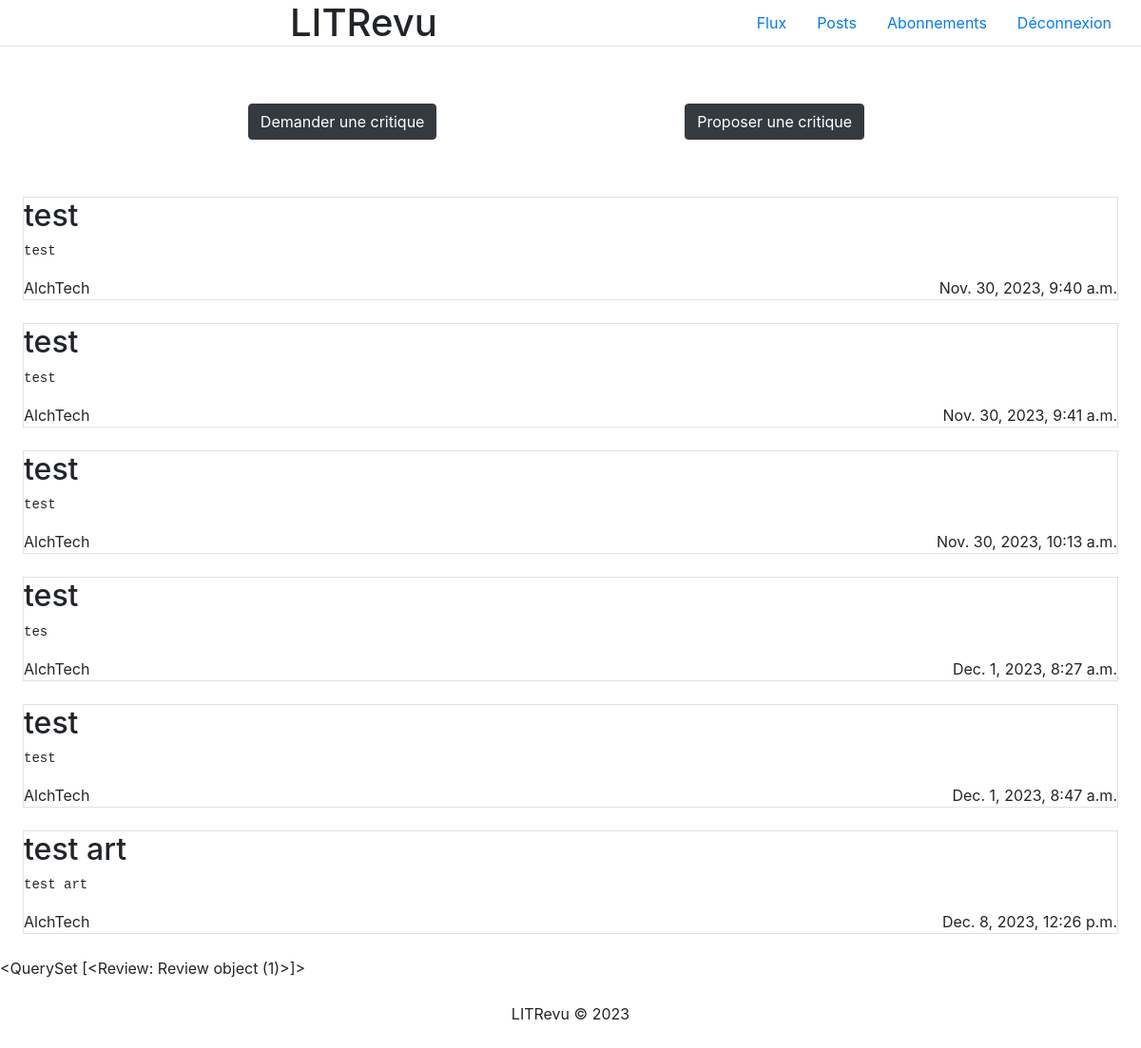
Screenshot of /flux/ (signed in) with the database file from the repository.
### LITReview/models.py (models this page shows)
class Ticket(models.Model):
    title = models.CharField(max_length=128)
    description = models.TextField(max_length=2048)
    user = models.ForeignKey(User, on_delete=models.CASCADE)
    image = models.ImageField(null=True, blank=True, upload_to='images/')
    time_created = models.DateTimeField(auto_now_add=True)

class Review(models.Model):
    ticket = models.ForeignKey(Ticket, on_delete=models.CASCADE)
    rating = models.PositiveSmallIntegerField(validators=[MinValueValidator(0), MaxValueValidator(5)])
    user = models.ForeignKey(User, on_delete=models.CASCADE)
    headline = models.CharField(max_length=128)
    body = models.TextField(max_length=8192, blank=True)
    time_created = models.DateTimeField(auto_now_add=True)

### LITReview/views.py (the view, shortened to what this page needs)
# urls.py: path('flux/', views.Flux.as_view(), name='flux'),
class Flux(LoginRequiredMixin, View):
    login_url = '/'
    def get(self, request):
        demandes_critiques = Ticket.objects.filter(user=request.user)
        demandes_reviews = Review.objects.filter(user=request.user)
        return render(request, 'LITReview/flux.html', {'demandes_critiques': demandes_critiques, 'demandes_reviews': demandes_reviews})

### LITReview/templates/LITReview/flux.html (shortened to what this page needs)
<!DOCTYPE html>
<html lang="en">
    {% include 'LITReview/partials/head.html' %}
<body>
    {% include 'LITReview/partials/header.html' %}
    <body>
        <div class="container-fluid row" style="justify-content: space-evenly; margin-block: 5%;">
            <div class="demande">
                <button type="button" class="btn btn-dark">
                    <a href="{% url 'demande_critique' %}" class="text-white">Demander une critique</a>
                </button>
            </div>
            <div class="proposition">
                <button type="button" class="btn btn-dark">
                    <a href="{% url 'proposer_critique' %}" class="text-white">Proposer une critique</a>
                </button>
            </div>
        </div>
        <div class="flux">
            {% for demande_critique in demandes_critiques %}
                <div class="demande_critique border m-4">
                    <h2>{{ demande_critique.title }}</h2>
                    <pre>{{ demande_critique.description }}</pre>
                    <div style="display: flex; justify-content: space-between;">
                        <span>{{ demande_critique.user }}</span>
                        <span>{{ demande_critique.time_created }}</span>
                    </div>
                </div>
            {% endfor %}
            {{ demandes_reviews }}
        </div>
    </body>
    {% include 'LITReview/partials/footer.html' %}
</body>
</html>

### rows the page displays
Ticket: title "test", description "test", user "AlchTech", time_created "Nov. 30, 2023, 9:40 a.m."
Ticket: title "test", description "test", user "AlchTech", time_created "Nov. 30, 2023, 9:41 a.m."
Ticket: title "test", description "test", user "AlchTech", time_created "Nov. 30, 2023, 10:13 a.m."
Ticket: title "test", description "tes", user "AlchTech", time_created "Dec. 1, 2023, 8:27 a.m."
Ticket: title "test", description "test", user "AlchTech", time_created "Dec. 1, 2023, 8:47 a.m."
Ticket: title "test art", description "test art", user "AlchTech", time_created "Dec. 8, 2023, 12:26 p.m."
Review: id "<QuerySet [<Review: Review object (1)>]>"
